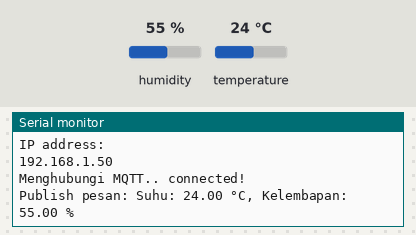
Bench run of a sketch on a simulated ESP32. Parts: the last lines printed to the serial monitor. The test bench sets the inputs (shaded band); at power-on: humidity 55 %, temperature 24 °C. WiFi joins after 1.5 s; servers stay silent unless stated; no MQTT or app messages arrive unless stated.

Above: at 3.2 s.
3.3 s: humidity set to 22 %
At 5.0 s:
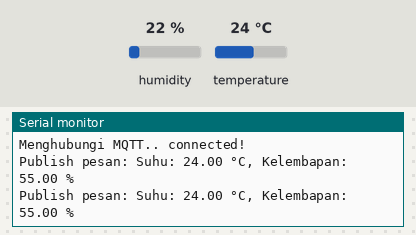
8.1 s: temperature set to 12 °C
At 9.3 s:
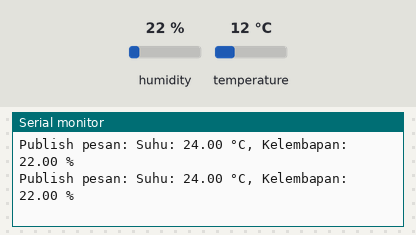
12.9 s: humidity set to 40 %
At 14.8 s:
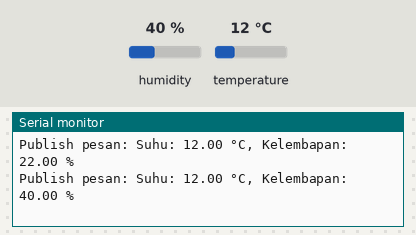
Timing chart, 0 to 16.3 s (numbered marks = the images above; inputs shaded):
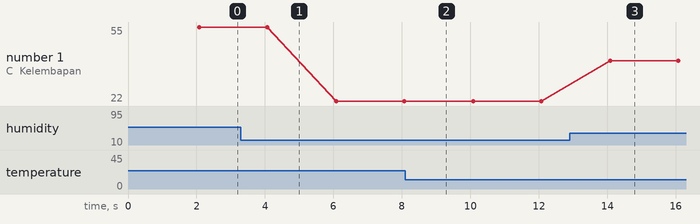

The sketch:

dht11.ino
```cpp
#include <WiFi.h>
#include "PubSubClient.h"
#include <WiFiClientSecure.h>
#include <DHT.h>
#define DHTPIN 4
#define DHTTYPE DHT11
DHT dht(DHTPIN, DHTTYPE);

const char* ssid = "OrangGantengPekanbaru";
const char* password = "12345678";
const char* mqtt_server = "c0ae257fb0f1403bb96d10c278d890ee.s1.eu.hivemq.cloud";
const char* mqtt_username = "savaqua";
const char* topic = "/sensor/data";
const char* mqtt_password = "Savaqua123";
const int mqtt_port = 8883;

static const char *root_ca PROGMEM = R"EOF(
-----BEGIN CERTIFICATE-----
MIIFazCCA1OgAwIBAgIRAIIQz7DSQONZRGPgu2OCiwAwDQYJKoZIhvcNAQELBQAw
TzELMAkGA1UEBhMCVVMxKTAnBgNVBAoTIEludGVybmV0IFNlY3VyaXR5IFJlc2Vh
cmNoIEdyb3VwMRUwEwYDVQQDEwxJU1JHIFJvb3QgWDEwHhcNMTUwNjA0MTEwNDM4
WhcNMzUwNjA0MTEwNDM4WjBPMQswCQYDVQQGEwJVUzEpMCcGA1UEChMgSW50ZXJu
ZXQgU2VjdXJpdHkgUmVzZWFyY2ggR3JvdXAxFTATBgNVBAMTDElTUkcgUm9vdCBY
MTCCAiIwDQYJKoZIhvcNAQEBBQADggIPADCCAgoCggIBAK3oJHP0FDfzm54rVygc
h77ct984kIxuPOZXoHj3dcKi/vVqbvYATyjb3miGbESTtrFj/RQSa78f0uoxmyF+
0TM8ukj13Xnfs7j/EvEhmkvBioZxaUpmZmyPfjxwv60pIgbz5MDmgK7iS4+3mX6U
A5/TR5d8mUgjU+g4rk8Kb4Mu0UlXjIB0ttov0DiNewNwIRt18jA8+o+u3dpjq+sW
T8KOEUt+zwvo/7V3LvSye0rgTBIlDHCNAymg4VMk7BPZ7hm/ELNKjD+Jo2FR3qyH
B5T0Y3HsLuJvW5iB4YlcNHlsdu87kGJ55tukmi8mxdAQ4Q7e2RCOFvu396j3x+UC
B5iPNgiV5+I3lg02dZ77DnKxHZu8A/lJBdiB3QW0KtZB6awBdpUKD9jf1b0SHzUv
KBds0pjBqAlkd25HN7rOrFleaJ1/ctaJxQZBKT5ZPt0m9STJEadao0xAH0ahmbWn
OlFuhjuefXKnEgV4We0+UXgVCwOPjdAvBbI+e0ocS3MFEvzG6uBQE3xDk3SzynTn
jh8BCNAw1FtxNrQHusEwMFxIt4I7mKZ9YIqioymCzLq9gwQbooMDQaHWBfEbwrbw
qHyGO0aoSCqI3Haadr8faqU9GY/rOPNk3sgrDQoo//fb4hVC1CLQJ13hef4Y53CI
rU7m2Ys6xt0nUW7/vGT1M0NPAgMBAAGjQjBAMA4GA1UdDwEB/wQEAwIBBjAPBgNV
HRMBAf8EBTADAQH/MB0GA1UdDgQWBBR5tFnme7bl5AFzgAiIyBpY9umbbjANBgkq
hkiG9w0BAQsFAAOCAgEAVR9YqbyyqFDQDLHYGmkgJykIrGF1XIpu+ILlaS/V9lZL
ubhzEFnTIZd+50xx+7LSYK05qAvqFyFWhfFQDlnrzuBZ6brJFe+GnY+EgPbk6ZGQ
3BebYhtF8GaV0nxvwuo77x/Py9auJ/GpsMiu/X1+mvoiBOv/2X/qkSsisRcOj/KK
NFtY2PwByVS5uCbMiogziUwthDyC3+6WVwW6LLv3xLfHTjuCvjHIInNzktHCgKQ5
ORAzI4JMPJ+GslWYHb4phowim57iaztXOoJwTdwJx4nLCgdNbOhdjsnvzqvHu7Ur
TkXWStAmzOVyyghqpZXjFaH3pO3JLF+l+/+sKAIuvtd7u+Nxe5AW0wdeRlN8NwdC
jNPElpzVmbUq4JUagEiuTDkHzsxHpFKVK7q4+63SM1N95R1NbdWhscdCb+ZAJzVc
oyi3B43njTOQ5yOf+1CceWxG1bQVs5ZufpsMljq4Ui0/1lvh+wjChP4kqKOJ2qxq
4RgqsahDYVvTH9w7jXbyLeiNdd8XM2w9U/t7y0Ff/9yi0GE44Za4rF2LN9d11TPA
mRGunUHBcnWEvgJBQl9nJEiU0Zsnvgc/ubhPgXRR4Xq37Z0j4r7g1SgEEzwxA57d
emyPxgcYxn/eR44/KJ4EBs+lVDR3veyJm+kXQ99b21/+jh5Xos1AnX5iItreGCc=
-----END CERTIFICATE-----
)EOF";


WiFiClientSecure espClient;
PubSubClient client(espClient);
unsigned long lastMsg = 0;
#define MSG_BUFFER_SIZE (500)
char msg[MSG_BUFFER_SIZE];

void setup_wifi() {
  delay(10);
  Serial.println();
  Serial.print("Connecting to ");
  Serial.println(ssid);

  WiFi.mode(WIFI_STA);
  WiFi.begin(ssid, password);

  while (WiFi.status() != WL_CONNECTED) {
    delay(500);
    Serial.print(".");
  }

  randomSeed(micros());

  Serial.println("");
  Serial.println("WiFi connected");
  Serial.println("IP address: ");
  Serial.println(WiFi.localIP());
}

void callback(char* topic, byte* payload, unsigned int length) {
  Serial.print("Message arrived [");
  Serial.print(topic);
  Serial.print("] ");
  for (int i = 0; i < length; i++) {
    Serial.print((char)payload[i]);
  }
  Serial.println();
}

void reconnect() {
  while (!client.connected()) {
    Serial.print("Menghubungi MQTT.. ");
    String clientId = "ESP32Client";
    if (client.connect(clientId.c_str(), mqtt_username, mqtt_password)) {
      Serial.println("connected!");
    } else {
      Serial.print("failed, rc = ");
      Serial.print(client.state());
      Serial.println(" Coba lagi dalam 5 detik");
      delay(5000);
    }
  }
}

void setup() {
  Serial.begin(9600);
  delay(500);

  setup_wifi();

  espClient.setCACert(root_ca);
  client.setServer(mqtt_server, mqtt_port);
  client.setCallback(callback);

  dht.begin();
}

void loop() {
  if (!client.connected()) {
    reconnect();
  }
  client.loop();

  unsigned long now = millis();
  if (now - lastMsg > 2000) {
    lastMsg = now;

    float temperature = dht.readTemperature();
    float humidity = dht.readHumidity();

    if (isnan(temperature) || isnan(humidity)) {
      Serial.println("Gagal membaca DHT11!");
      return;
    }

    snprintf(msg, MSG_BUFFER_SIZE, "Suhu: %.2f °C, Kelembapan: %.2f %%", temperature, humidity);
    Serial.print("Publish pesan: ");
    Serial.println(msg);
    client.publish("data/sensor/suhu", String(temperature).c_str());
    client.publish("data/sensor/kelembapan", String(humidity).c_str());
  }
}
```

Measured:
- after the input at 12.9 s, the serial monitor: prints a new line after 1.2 s (image 3)
- plotted number 1: 55 → 22 after the input at 3.3 s, 22 → 40 after the input at 12.9 s
